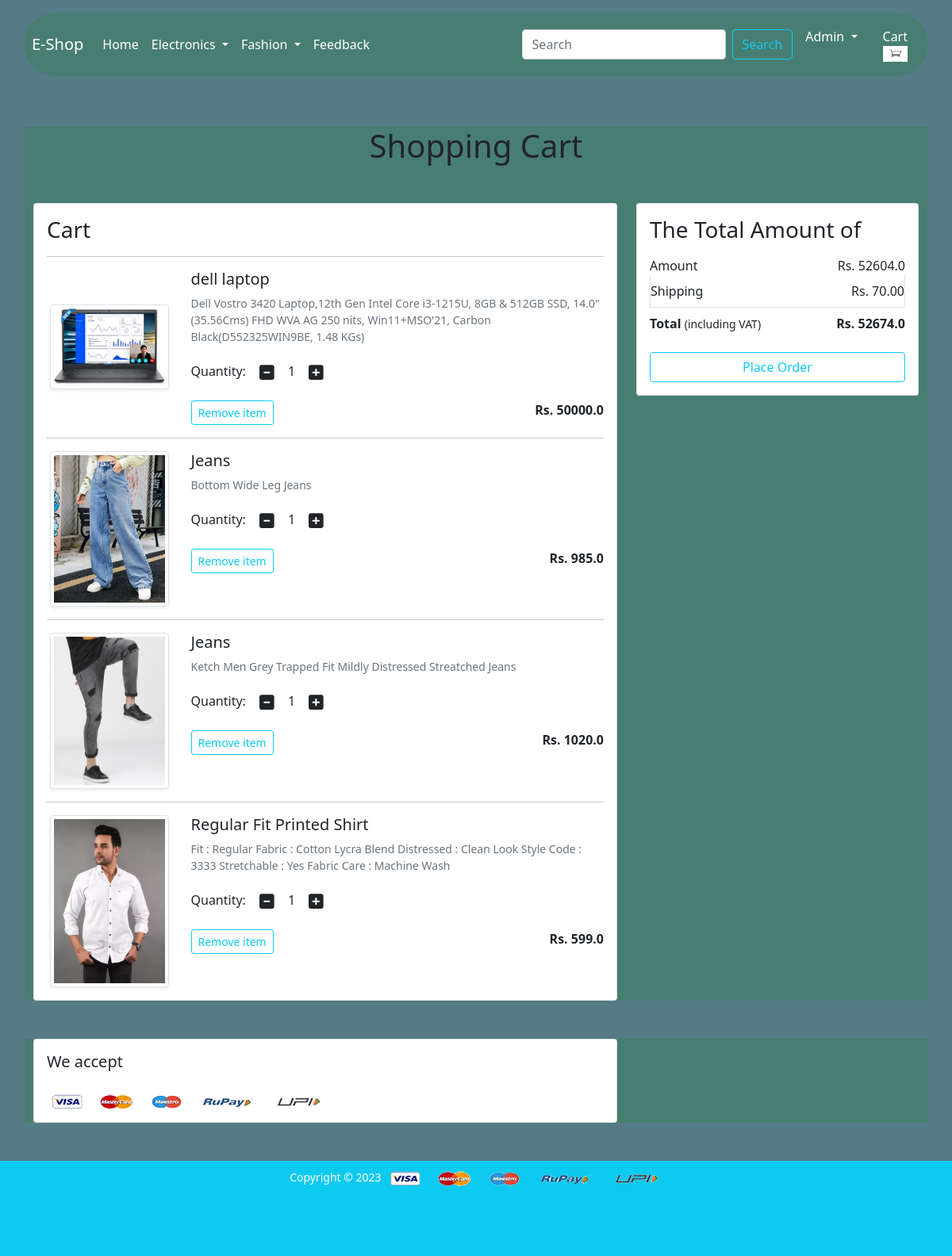
The app's page /cart/ (signed in) with its own data.
### app/models.py (models this page shows, shortened)
class Cart(models.Model):
    user = models.ForeignKey(User, on_delete=models.CASCADE)
    product = models.ForeignKey(Product, on_delete=models.CASCADE)
    quantity = models.PositiveIntegerField(default=1)
    def __str__(self):
        return str(self.id)

class Product(models.Model):
    title = models.CharField(max_length=200)
    selling_price = models.FloatField()
    discounted_price = models.FloatField()
    description = models.TextField()
    brand = models.CharField(max_length=50)
    category = models.CharField(choices=CATEGORY_CHOICES, max_length=2)
    product_image = models.ImageField(upload_to='productimg')

### app/views.py (the view)
# urls.py: path('cart/', views.show_cart, name='showcart'),
@login_required
def show_cart(request):
    if request.user.is_authenticated:
        user = request.user
        cart = Cart.objects.filter(user=user)
        print(cart)
        amount = 0.0
        shipping_amount = 70.0
        totalamount = 0.0
        cart_product = [p for p in Cart.objects.all() if p.user==user]
        print(cart_product)
        if cart_product:
            for p in cart_product:
                temp_amount = (p.quantity*p.product.discounted_price)
                amount+=temp_amount
                totalamount = amount+shipping_amount
            return render(request, 'app/addtocart.html',{'carts':cart,'totalamount':totalamount,'amount':amount})
        else:
            return render(request,'app/emptycart.html')

### app/templates/app/addtocart.html (shortened to what this page needs)
{% extends 'app/base.html' %}
{% load static %}
{% block main-content %}
<div class="container my-5">
  <div class="row">
    <h1 class="text-center mb-5">Shopping Cart</h1>
    <div class="col-sm-8">
      <div class="card">
        <div class="card-body">
          <h3>Cart</h3>
          {% for cart in carts %}
          <hr>
          <div class="row">
            <div class="col-sm-3 text-center align-self-center"><img src="{{cart.product.product_image.url}}" alt=""
                srcset="" class="img-fluid img-thumbnail shadow-sm" height="150" width="150"> </div>
            <div class="col-sm-9">
              <div class="">
                <h5>{{cart.product.title}}</h5>
                <p class="mb-2 text-muted small">{{cart.product.description}}</p>
                <div class="my-3">
                  <label for="quantity">Quantity:</label>
                  <a class="minus-cart btn" pid="{{cart.product.id}}"><i class="fas fa-minus-square fa-lg"></i></a>
                  <span id="quantity">{{cart.quantity}}</span>
                  <a class="plus-cart btn" pid="{{cart.product.id}}"><i class="fas fa-plus-square fa-lg"></i></a>
                </div>
                <div class="d-flex justify-content-between">
                  <a href="#" class="btn btn-sm btn-outline-info mr-3 remove-cart" pid="{{cart.product.id}}">Remove item
                  </a>
                  <p class="mb-0"><span><strong>Rs. {{cart.product.discounted_price}}</strong></span></p>
                </div>
              </div>
            </div>
          </div>
          {% endfor %}
        </div>
      </div>
    </div>
    <div class="col-sm-4">
      <div class="card">
        <div class="card-body">
          <h3>The Total Amount of</h3>
          <ul class="list-group">
            <li class="list-group-item d-flex justify-content-between align-items-center border-0 px-0 pb-0">
              Amount<span>Rs. <span id="amount">{{amount}}</span> </span></li>
            <li class="list-group-item d-flex justify-content-between align-items-center px-0">Shipping<span>Rs.
                70.00</span></li>
            <li class="list-group-item d-flex justify-content-between align-items-center border-0 px-0 mb-3">
              <div>
                <strong>Total</strong> <small>(including VAT)</small>
              </div>
              <span><strong>Rs. <strong id="totalamount">{{totalamount}}</strong> </strong></span>
            </li>
          </ul>
          <div class="d-grid"><a href="{% url 'checkout' %}" class="btn btn-outline-info">Place Order</a></div>
        </div>
      </div>
    </div>
  </div>
</div>
<div class="container">
  <div class="row">
    <div class="col-sm-8">
      <div class="card">
        <div class="card-body">
          <h5 class="mb-4">We accept</h5>
          <img src="{% static 'app/images/payment.png' %}" alt="" class="img-fluid">
        </div>
      </div>
    </div>
  </div>
</div>
{% endblock main-content %}

### app/templates/app/base.html (shortened to what this page needs)
{% load static%}
<!doctype html>
{% load static %}
<html lang="en">
<head>
  <link href="https://cdn.jsdelivr.net/npm/bootstrap@5.0.0-beta1/dist/css/bootstrap.min.css" rel="stylesheet"
>
  <link rel="stylesheet" href="{% static 'app/css/owl.carousel.min.css' %}">
  <link rel="stylesheet" href="{% static 'app/css/all.min.css' %}">
  <link rel="stylesheet" href="{% static 'app/css/style.css' %}">
</head>
<body>
  <nav class="navbar py-lg-3 navbar-expand-lg navbar-dark ">
    <div class="container nv">
      <a class="navbar-brand" href="/">E-Shop</a>
      <div class="collapse navbar-collapse" id="navbarSupportedContent">
        <ul class="navbar-nav me-auto mb-2 mb-lg-0">
          <li class="nav-item">
            <a class="nav-link active" aria-current="page" href="/">Home</a>
          </li>
          <li class="nav-item dropdown">
            <a class="nav-link dropdown-toggle text-white" href="#" id="electronicsDropdown" role="button"
              data-bs-toggle="dropdown" aria-expanded="false">
              Electronics
            </a>
          </li>
          <li class="nav-item dropdown">
            <a class="nav-link dropdown-toggle text-white" href="#" id="fashionDropdown" role="button"
              data-bs-toggle="dropdown" aria-expanded="false">
              Fashion
            </a>
          </li>
          <li class="nav-item">
            <a class="nav-link active" aria-current="page" href="{% url 'feedback' %}">Feedback</a>
          </li>
        </ul>
        <form  method="POST" action="{% url 'search' %}" class="d-flex">
          <input class="form-control me-2" type="search" placeholder="Search" aria-label="Search" name="search">
          <button class="btn btn-outline-info" type="submit">Search</button>
        </form>
        <div>
          <ul class="navbar-nav me-auto mb-2 mb-lg-0">
            {% if request.user.is_authenticated %}
            <li class="nav-item dropdown mx-2">
              <a class="nav-link dropdown-toggle text-white" href="#" id="profileDropdown" role="button"
                data-bs-toggle="dropdown" aria-expanded="false">
                <span class="text-capitalize">{{request.user}}</span>
              </a>
            </li>
            <li class="nav-item mx-2">
              <a href="{% url 'showcart' %}" class="nav-link text-white"> Cart <span><img src="{% static 'app/images/cart/cart.jpg' %}" class="d-block w-100" alt="..." style="height:20px" width="20px";></span>
              </a>
            </li>
            {% endif %}
          </ul>
        </div>
      </div>
    </div>
  </nav>
  {% block main-content %} {% endblock main-content %}
  <footer class="container-fluid bg-info text-center p-2 mt-5 ft">
    <small class="text-white">Copyright &copy; 2023</small>
    <img src="{% static 'app/images/payment.png' %}" alt="" srcset="" class="img-fluid" height="2px">
  </footer>
</body>
</html>

### app/static/app/css/style.css (style rules this page uses)
body { background-color: rgb(85, 123, 134); }
.container { background-color: rgb(72, 126, 114); outline-color: rgb(4, 65, 70); }
.nv { border-radius: 50px; padding: 10px; }
footer { background-color: rgb(85, 123, 134); height: 120px; }

### records on screen
Cart: product.product_image (picture), product "dell laptop", product.description "Dell Vostro 3420 Laptop,12th Gen Intel Core i3-1215U, 8GB & 512GB SSD, 14.0\" (35.56Cms) FHD WVA AG 250 nits, Win11+MSO'21, Carbon Black(D552325WIN9BE, 1.48 KGs)", quantity "1", product.discounted_price "50000.0"
Cart: product.product_image (picture), product "Jeans", product.description "Bottom Wide Leg Jeans", quantity "1", product.discounted_price "985.0"
Cart: product.product_image (picture), product "Jeans", product.description "Ketch Men Grey Trapped Fit Mildly Distressed Streatched Jeans", quantity "1", product.discounted_price "1020.0"
Cart: product.product_image (picture), product "Regular Fit Printed Shirt", product.description "Fit : Regular Fabric : Cotton Lycra Blend Distressed : Clean Look Style Code : 3333 Stretchable : Yes Fabric Care : Machine Wash", quantity "1", product.discounted_price "599.0"

### other values on screen
{{ request.user }} "Admin"
{{ amount }} "52604.0"
{{ totalamount }} "52674.0"
